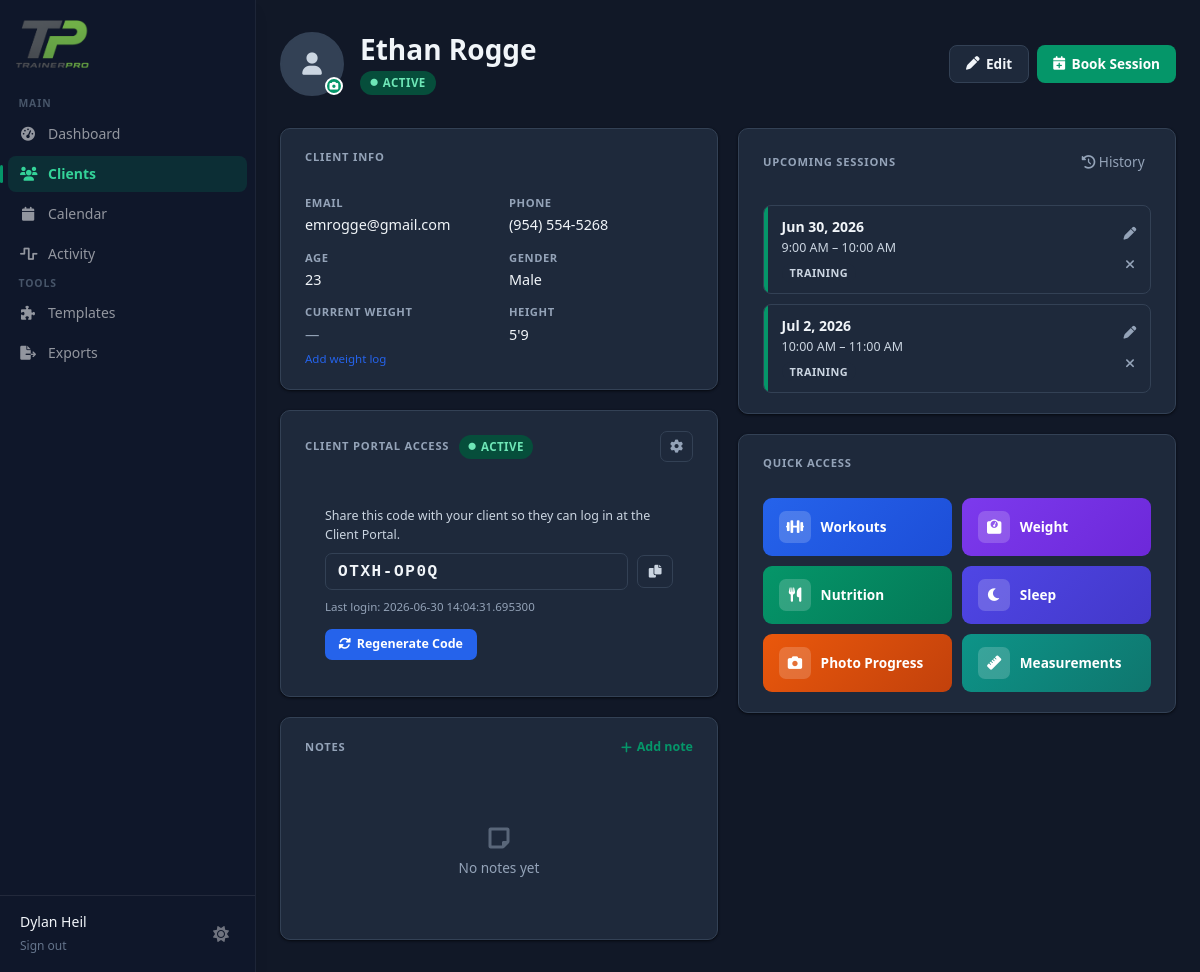
Screenshot of /clients/3ff82252-ef77-41a0-bf30-14c389fbc9e5 (signed in) with the database file from the repository.
### tables this page shows
CREATE TABLE clients (
            id TEXT PRIMARY KEY,
            trainer_id TEXT NOT NULL,
            name TEXT NOT NULL,
            email TEXT,
            phone TEXT,
            age INTEGER,
            gender TEXT,
            weight REAL,
            height REAL,
            status TEXT DEFAULT 'active',
            notes TEXT,
            photo_url TEXT,
            created_at TIMESTAMP DEFAULT CURRENT_TIMESTAMP,
            FOREIGN KEY (trainer_id) REFERENCES users (id)
        );

CREATE TABLE client_accounts (
            id            TEXT PRIMARY KEY,
            client_id     TEXT NOT NULL,
            access_code   TEXT NOT NULL UNIQUE,
            password_hash TEXT,
            is_active     INTEGER DEFAULT 1,
            theme         TEXT DEFAULT 'light',
            created_at    TIMESTAMP,
            last_login    TIMESTAMP, perm_workouts INTEGER DEFAULT 1, perm_weight INTEGER DEFAULT 1, perm_nutrition INTEGER DEFAULT 1, perm_sleep INTEGER DEFAULT 1, perm_photos INTEGER DEFAULT 1, perm_measurements INTEGER DEFAULT 1,
            FOREIGN KEY (client_id) REFERENCES clients(id) ON DELETE CASCADE
        );

### app.py (the view)
@app.route('/clients/<client_id>')
@login_required
def client_detail(client_id):
    app.logger.info(f"[v0] Loading detail page for client_id: {client_id}")
    conn = get_db()
    client = conn.execute('SELECT * FROM clients WHERE id = ? AND trainer_id = ?',
                          (client_id, session['user_id'])).fetchone()
    if not client:
        flash('Client not found')
        return redirect(url_for('clients'))
    upcoming_sessions = conn.execute('''
        SELECT id, session_date, start_time, end_time, session_type, notes, status
        FROM sessions
        WHERE client_id = ? AND session_date >= date('now') AND status != 'completed'
        ORDER BY session_date, start_time
        LIMIT 5
    ''', (client_id,)).fetchall()
    recent_workouts = conn.execute('''
        SELECT workout_date, COUNT(*) as exercise_count
        FROM workout_logs
        WHERE client_id = ?
        GROUP BY workout_date
        ORDER BY workout_date DESC
        LIMIT 5
    ''', (client_id,)).fetchall()
    weight_history_rows = conn.execute('''
        SELECT id, date, weight, notes
        FROM weight_logs
        WHERE client_id = ?
        ORDER BY date DESC
        LIMIT 10
    ''', (client_id,)).fetchall()
    weight_history = [dict(row) for row in weight_history_rows]
    latest_weight_row = conn.execute('''
        SELECT weight, date
        FROM weight_logs
        WHERE client_id = ?
        ORDER BY date DESC
        LIMIT 1
    ''', (client_id,)).fetchone()
    app.logger.info(f"[v0] Latest weight query for client {client_id}")
    app.logger.info(f"[v0] Latest weight row type: {type(latest_weight_row)}")
    app.logger.info(f"[v0] Latest weight row content: {latest_weight_row}")
    if latest_weight_row:
        latest_weight = dict(latest_weight_row)
        app.logger.info(f"[v0] Latest weight dict keys: {latest_weight.keys()}")
        app.logger.info(
            f"[v0] Latest weight dict values: weight={latest_weight.get('weight')}, date={latest_weight.get('date')}")
    else:
        latest_weight = None
        app.logger.info(f"[v0] No weight logs found for client {client_id}")
    client_notes = conn.execute('''
        SELECT id, note_text, created_at
        FROM client_notes
        WHERE client_id = ?
        ORDER BY created_at DESC
        LIMIT 5
    ''', (client_id,)).fetchall()
    portal_account_row = conn.execute('''
        SELECT access_code, is_active, last_login
        FROM client_accounts WHERE client_id = ?
    ''', (client_id,)).fetchone()
    portal_account = dict(portal_account_row) if portal_account_row else None
    conn.close()
    app.logger.info(f"[v0] Rendering template with latest_weight: {latest_weight}")
    return render_template('dashboard/clients/detail.html',
                           client=client,
                           upcoming_sessions=upcoming_sessions,
                           recent_workouts=recent_workouts,
                           weight_history=weight_history,
                           latest_weight=latest_weight,
                           client_notes=client_notes,
                           portal_account=portal_account)

### templates/dashboard/clients/detail.html (shortened to what this page needs)
{% extends "base.html" %}
{% block content %}
<div class="page-wrap">
  <div class="client-header">
    <div class="client-header-left">
      <div class="avatar-wrap">
        {% if client.photo_url %}
          <img src="{{ url_for('static', filename=client.photo_url) }}" alt="{{ client.name }}"
               onclick="document.getElementById('photoUpload').click()">
        {% else %}
          <div class="avatar-placeholder" onclick="document.getElementById('photoUpload').click()">
            <i class="fas fa-user"></i>
          </div>
        {% endif %}
        <div class="avatar-badge"></div>
      </div>
      <div>
        <div class="client-name">{{ client.name }}</div>
        <span class="status-badge
          {% if client.status == 'active' %}status-active
          {% elif client.status == 'potential' %}status-potential
          {% else %}status-inactive{% endif %}">
          <i class="fas fa-circle" style="font-size:0.45rem"></i>
          {{ client.status.title() }}
        </span>
      </div>
    </div>
    <div class="header-actions">
      <a href="{{ url_for('edit_client', client_id=client.id) }}" class="btn btn-ghost">
        <i class="fas fa-pen"></i> Edit
      </a>
      <button onclick="openBookingModal()" class="btn btn-primary">
        <i class="fas fa-calendar-plus"></i> Book Session
      </button>
    </div>
  </div>
  <div class="main-grid">
    <div style="display:flex;flex-direction:column;gap:1.25rem;">
      <div class="card">
        <div class="card-header">
          <span class="card-title">Client Info</span>
        </div>
        <div class="info-grid">
          <div class="info-item">
            <div class="info-label">Email</div>
            <div class="info-value">{{ client.email or '—' }}</div>
          </div>
          <div class="info-item">
            <div class="info-label">Phone</div>
            <div class="info-value">{{ client.phone or '—' }}</div>
          </div>
          <div class="info-item">
            <div class="info-label">Age</div>
            <div class="info-value">{{ client.age or '—' }}</div>
          </div>
          <div class="info-item">
            <div class="info-label">Gender</div>
            <div class="info-value">{{ client.gender.title() if client.gender else '—' }}</div>
          </div>
          <div class="info-item">
            <div class="info-label">Current Weight</div>
            {% if latest_weight %}
              <div class="info-value">{{ latest_weight.weight }} lbs</div>
              <div class="info-sub session-date" data-date="{{ latest_weight.date }}">{{ latest_weight.date }}</div>
            {% else %}
              <div class="info-value" style="color:var(--slate-400)">—</div>
              <a href="{{ url_for('client_weight_logs', client_id=client.id) }}" class="info-link">Add weight log</a>
            {% endif %}
          </div>
          <div class="info-item">
            <div class="info-label">Height</div>
            <div class="info-value">{{ client.height if client.height else '—' }}</div>
          </div>
        </div>
      </div>
      <div class="card">
        <div class="card-header">
          <div style="display:flex;align-items:center;gap:0.6rem;">
            <span class="card-title">Client Portal Access</span>
            {% if portal_account and portal_account.is_active %}
              <span class="portal-status-badge portal-status-active">
                <i class="fas fa-circle" style="font-size:0.45rem"></i> Active
              </span>
            {% elif portal_account and not portal_account.is_active %}
              <span class="portal-status-badge portal-status-inactive">
                <i class="fas fa-circle" style="font-size:0.45rem"></i> Revoked
              </span>
            {% else %}
              <span class="portal-status-badge portal-status-none">No Access</span>
            {% endif %}
          </div>
          {% if portal_account %}
          <button class="portal-settings-btn" onclick="openPortalSettings()" title="Portal settings">
            <i class="fas fa-gear"></i>
          </button>
          {% endif %}
        </div>
        <div style="padding:1rem 1.25rem;">
          {% if portal_account and portal_account.is_active %}
            <div style="font-size:0.78rem;color:var(--slate-600);margin-bottom:0.5rem;">
              Share this code with your client so they can log in at the Client Portal.
            </div>
            <div class="portal-code-wrap">
              <div class="portal-code" id="portalCode">{{ portal_account.access_code }}</div>
              <button class="copy-code-btn" onclick="copyCode()" title="Copy code">
                <i class="fas fa-copy"></i>
              </button>
            </div>
            {% if portal_account.last_login %}
              <div style="font-size:0.72rem;color:var(--slate-400);margin-top:0.5rem;">
                Last login: {{ portal_account.last_login }}
              </div>
            {% else %}
              <div style="font-size:0.72rem;color:var(--slate-400);margin-top:0.5rem;">
                Client has not logged in yet
              </div>
            {% endif %}
            <div class="portal-action-row">
              <button class="portal-btn portal-btn-generate" onclick="generateCode()">
                <i class="fas fa-rotate"></i> Regenerate Code
              </button>
            </div>
          {% endif %}
        </div>
      </div>
      <div class="card">
        <div class="card-header">
          <span class="card-title">Notes</span>
          <button onclick="openNoteModal()" class="card-action">
            <i class="fas fa-plus"></i> Add note
          </button>
        </div>
        {% if client_notes %}
          <div class="notes-scroll">
            {% for note in client_notes %}
            <div class="note-card">
              <p class="note-text" id="note-text-{{ note.id }}">{{ note.note_text }}</p>
              <div class="note-footer">
                <span class="note-date-text note-date" data-date="{{ note.created_at }}">{{ note.created_at }}</span>
                <div class="note-btns">
                  <button class="note-icon-btn edit"
                          onclick="editNote('{{ note.id }}', `{{ note.note_text|replace('`', '\\`')|replace('\n', '\\n') }}`)"
                          title="Edit note">
                    <i class="fas fa-pen"></i>
                  </button>
                  <button class="note-icon-btn delete" onclick="deleteNote('{{ note.id }}')" title="Delete note">
                    <i class="fas fa-trash"></i>
                  </button>
                </div>
              </div>
            </div>
            {% endfor %}
          </div>
        {% else %}
          <div class="empty-state">
            <i class="fas fa-sticky-note"></i>
            <p>No notes yet</p>
          </div>
        {% endif %}
      </div>
    </div>
    <div style="display:flex;flex-direction:column;gap:1.25rem;">
      <div class="card">
        <div class="card-header">
          <span class="card-title">Upcoming Sessions</span>
          <button class="history-btn" onclick="window.location.href='{{ url_for('session_history', client_id=client.id) }}'"
                  title="Session history">
            <i class="fas fa-clock-rotate-left"></i> History
          </button>
        </div>
        {% if upcoming_sessions %}
          <div class="sessions-scroll">
            {% for session in upcoming_sessions %}
            <div class="session-card">
              <div class="session-accent
                {% if session.status == 'cancelled' %}accent-cancelled
                {% elif session.status == 'completed' %}accent-completed
                {% else %}accent-scheduled{% endif %}">
              </div>
              <div class="session-body">
                <div class="session-date-text session-date" data-date="{{ session.session_date }}">{{ session.session_date }}</div>
                <div class="session-time-text session-time" data-start="{{ session.start_time }}" data-end="{{ session.end_time }}">
                </div>
                <span class="session-type-tag">{{ session.session_type }}</span>
              </div>
              <div class="session-actions">
                <button class="session-icon-btn edit" onclick="editSession('{{ session.id }}')" title="Edit">
                  <i class="fas fa-pen"></i>
                </button>
                <button class="session-icon-btn remove" onclick="removeSession('{{ session.id }}')" title="Remove">
                  <i class="fas fa-times"></i>
                </button>
              </div>
            </div>
            {% endfor %}
          </div>
        {% else %}
          <div class="empty-state">
            <i class="fas fa-calendar-xmark"></i>
            <p>No upcoming sessions</p>
          </div>
        {% endif %}
      </div>
      <div class="card">
        <div class="card-header" style="margin-bottom:0.85rem;">
          <span class="card-title">Quick Access</span>
        </div>
        <div class="action-grid">
          <button class="action-btn workouts"
                  onclick="window.location.href='{{ url_for('client_workouts', client_id=client.id) }}'">
            <span class="btn-icon"><i class="fas fa-dumbbell"></i></span>
            <span>Workouts</span>
          </button>
          <button class="action-btn weight"
                  onclick="window.location.href='{{ url_for('client_weight_logs', client_id=client.id) }}'">
            <span class="btn-icon"><i class="fas fa-weight-scale"></i></span>
            <span>Weight</span>
          </button>
          <button class="action-btn nutrition"
                  onclick="window.location.href='{{ url_for('client_nutrition_logs', client_id=client.id) }}'">
            <span class="btn-icon"><i class="fas fa-utensils"></i></span>
            <span>Nutrition</span>
          </button>
          <button class="action-btn sleep"
                  onclick="window.location.href='{{ url_for('client_sleep_logs', client_id=client.id) }}'">
            <span class="btn-icon"><i class="fas fa-moon"></i></span>
            <span>Sleep</span>
          </button>
          <button class="action-btn photos"
                  onclick="window.location.href='{{ url_for('client_progress_photos', client_id=client.id) }}'">
            <span class="btn-icon"><i class="fas fa-camera"></i></span>
            <span>Photo Progress</span>
          </button>
          <button class="action-btn measurements"
                  onclick="window.location.href='{{ url_for('client_measurements', client_id=client.id) }}'">
            <span class="btn-icon"><i class="fas fa-ruler"></i></span>
            <span>Measurements</span>
          </button>
        </div>
      </div>
    </div>
  </div>
</div>
{% endblock %}

### rows the page displays
clients: name "Ethan Rogge", status "ACTIVE", email "emrogge@gmail.com", phone "(954) 554-5268", age "23", gender "Male", height "5'9"
client_accounts: access_code "OTXH-OP0Q", last_login "2026-06-30 14:04:31.695300"

### other values shown
{{ session.user_name }} "Dylan Heil"
{{ session.session_type }} "TRAINING"
